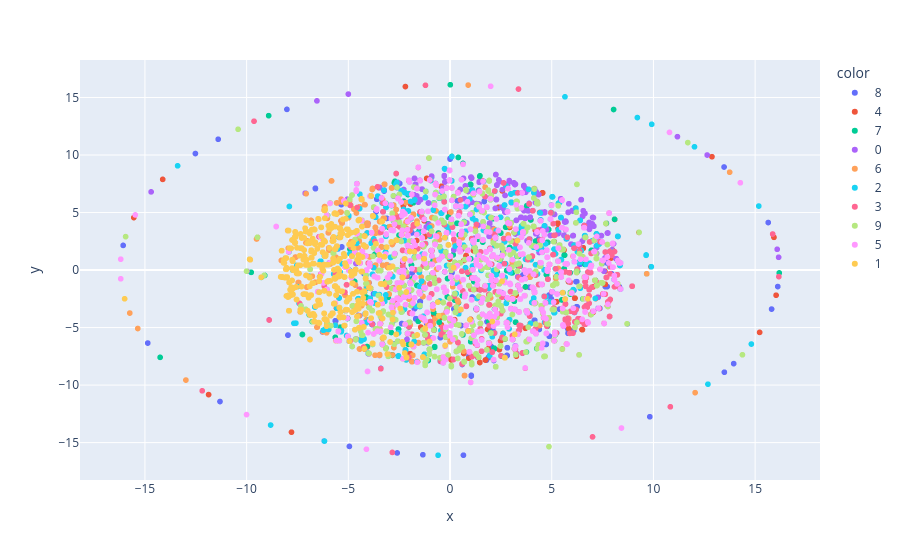

Source (notebook cell):
### Code cell
px.scatter(x=y20_untrained[:, 0], y=y20_untrained[:, 1], color=np.array(y_test).astype(str))

### Figure 1 — Plotly figure (JSON) as saved in the notebook; plotly's stock layout.template omitted (floating-point values rounded to 4 significant figures; data arrays with more than 128 entries replaced by an {"elided": "..."} marker saying what was removed)
{"data": [{"hovertemplate": "color=8<br>x=%{x}<br>y=%{y}<extra></extra>", "legendgroup": "8", "marker": {"color": "#636efa", "symbol": "circle"}, "mode": "markers", "name": "8", "showlegend": true, "type": "scattergl", "x": {"elided": "969 float values"}, "xaxis": "x", "y": {"elided": "969 float values"}, "yaxis": "y"}, {"hovertemplate": "color=4<br>x=%{x}<br>y=%{y}<extra></extra>", "legendgroup": "4", "marker": {"color": "#EF553B", "symbol": "circle"}, "mode": "markers", "name": "4", "showlegend": true, "type": "scattergl", "x": {"elided": "906 float values"}, "xaxis": "x", "y": {"elided": "906 float values"}, "yaxis": "y"}, {"hovertemplate": "color=7<br>x=%{x}<br>y=%{y}<extra></extra>", "legendgroup": "7", "marker": {"color": "#00cc96", "symbol": "circle"}, "mode": "markers", "name": "7", "showlegend": true, "type": "scattergl", "x": {"elided": "1055 float values"}, "xaxis": "x", "y": {"elided": "1055 float values"}, "yaxis": "y"}, {"hovertemplate": "color=0<br>x=%{x}<br>y=%{y}<extra></extra>", "legendgroup": "0", "marker": {"color": "#ab63fa", "symbol": "circle"}, "mode": "markers", "name": "0", "showlegend": true, "type": "scattergl", "x": {"elided": "983 float values"}, "xaxis": "x", "y": {"elided": "983 float values"}, "yaxis": "y"}, {"hovertemplate": "color=6<br>x=%{x}<br>y=%{y}<extra></extra>", "legendgroup": "6", "marker": {"color": "#FFA15A", "symbol": "circle"}, "mode": "markers", "name": "6", "showlegend": true, "type": "scattergl", "x": {"elided": "961 float values"}, "xaxis": "x", "y": {"elided": "961 float values"}, "yaxis": "y"}, {"hovertemplate": "color=2<br>x=%{x}<br>y=%{y}<extra></extra>", "legendgroup": "2", "marker": {"color": "#19d3f3", "symbol": "circle"}, "mode": "markers", "name": "2", "showlegend": true, "type": "scattergl", "x": {"elided": "967 float values"}, "xaxis": "x", "y": {"elided": "967 float values"}, "yaxis": "y"}, {"hovertemplate": "color=3<br>x=%{x}<br>y=%{y}<extra></extra>", "legendgroup": "3", "marker": {"color": "#FF6692", "symbol": "circle"}, "mode": "markers", "name": "3", "showlegend": true, "type": "scattergl", "x": {"elided": "1034 float values"}, "xaxis": "x", "y": {"elided": "1034 float values"}, "yaxis": "y"}, {"hovertemplate": "color=9<br>x=%{x}<br>y=%{y}<extra></extra>", "legendgroup": "9", "marker": {"color": "#B6E880", "symbol": "circle"}, "mode": "markers", "name": "9", "showlegend": true, "type": "scattergl", "x": {"elided": "1036 float values"}, "xaxis": "x", "y": {"elided": "1036 float values"}, "yaxis": "y"}, {"hovertemplate": "color=5<br>x=%{x}<br>y=%{y}<extra></extra>", "legendgroup": "5", "marker": {"color": "#FF97FF", "symbol": "circle"}, "mode": "markers", "name": "5", "showlegend": true, "type": "scattergl", "x": {"elided": "937 float values"}, "xaxis": "x", "y": {"elided": "937 float values"}, "yaxis": "y"}, {"hovertemplate": "color=1<br>x=%{x}<br>y=%{y}<extra></extra>", "legendgroup": "1", "marker": {"color": "#FECB52", "symbol": "circle"}, "mode": "markers", "name": "1", "showlegend": true, "type": "scattergl", "x": {"elided": "1152 float values"}, "xaxis": "x", "y": {"elided": "1152 float values"}, "yaxis": "y"}], "layout": {"legend": {"title": {"text": "color"}, "tracegroupgap": 0}, "margin": {"t": 60}, "xaxis": {"anchor": "y", "domain": [0, 1], "title": {"text": "x"}}, "yaxis": {"anchor": "x", "domain": [0, 1], "title": {"text": "y"}}}}
